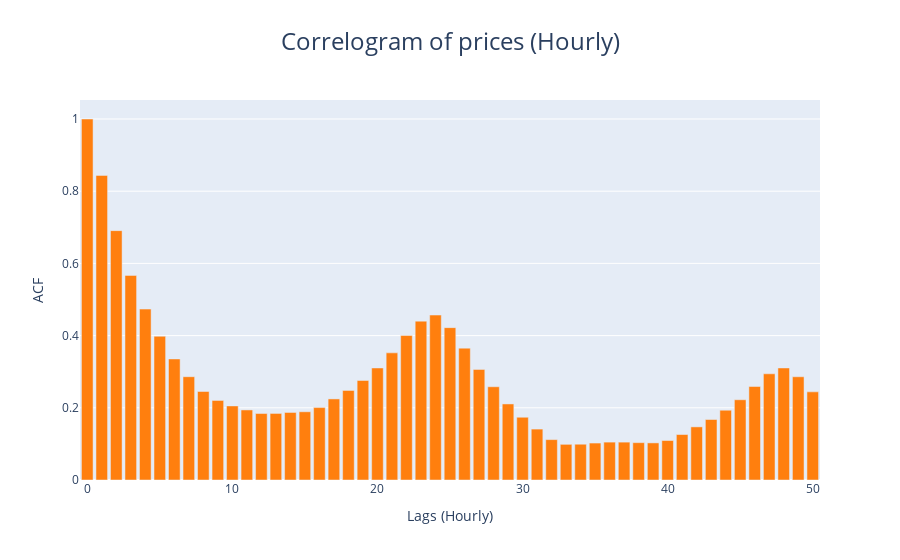

Notebook code for this chart:
### Markdown cell above
This is an autocorrelation function plot with 50 lags for the pool price. We can clearly see a daily seasonality in this plot (for every 24 hours).
Note : ACF plot depicts the correlation between the price and its lagged values

### Code cell
import plotly.graph_objects as go
from plotly.subplots import make_subplots
import statsmodels.api as sm

# Calculate ACF
acf_values, confint_acf = sm.tsa.stattools.acf(price['price'], nlags=50, alpha=0.05)

# Create subplots
fig = make_subplots(rows=1, cols=1)

# Add ACF subplot
fig.add_trace(
    go.Bar(
        x=list(range(len(acf_values))),
        y=acf_values,
        marker=dict(color='#ff7f0e')
    ),
    row=1, col=1
)

# Update layout
fig.update_layout(
    title={
        'text': 'Correlogram of prices (Hourly)',
        'x': 0.5,  # Center the title
        'xanchor': 'center',  # Center the title,
        'font': dict(size=24)  # Increase the title font size
    },
    xaxis=dict(title='Lags (Hourly)'),
    yaxis1=dict(title='ACF'),
    showlegend=False,
    # width=1000  # Decrease the width of the plot
)

# Show the plot
fig.show()

### Figure 1 — Plotly figure (JSON) as saved in the notebook; plotly's stock layout.template omitted (floating-point values rounded to 4 significant figures)
{"data": [{"marker": {"color": "#ff7f0e"}, "type": "bar", "x": [0, 1, 2, 3, 4, 5, 6, 7, 8, 9, 10, 11, 12, 13, 14, 15, 16, 17, 18, 19, 20, 21, 22, 23, 24, 25, 26, 27, 28, 29, 30, 31, 32, 33, 34, 35, 36, 37, 38, 39, 40, 41, 42, 43, 44, 45, 46, 47, 48, 49, 50], "xaxis": "x", "y": [1, 0.8437, 0.6908, 0.5667, 0.4734, 0.3982, 0.3353, 0.2861, 0.2452, 0.2203, 0.2052, 0.194, 0.1842, 0.1844, 0.1873, 0.189, 0.2006, 0.2246, 0.2482, 0.2757, 0.3103, 0.3522, 0.4002, 0.4401, 0.4569, 0.4221, 0.3653, 0.3064, 0.2583, 0.2107, 0.1738, 0.141, 0.1119, 0.09882, 0.09908, 0.1024, 0.105, 0.1049, 0.1034, 0.1028, 0.1094, 0.126, 0.1471, 0.1676, 0.1933, 0.2223, 0.2589, 0.2942, 0.3104, 0.2859, 0.2442], "yaxis": "y"}], "layout": {"showlegend": false, "title": {"font": {"size": 24}, "text": "Correlogram of prices (Hourly)", "x": 0.5, "xanchor": "center"}, "xaxis": {"anchor": "y", "domain": [0, 1], "title": {"text": "Lags (Hourly)"}}, "yaxis": {"anchor": "x", "domain": [0, 1], "title": {"text": "ACF"}}}}
